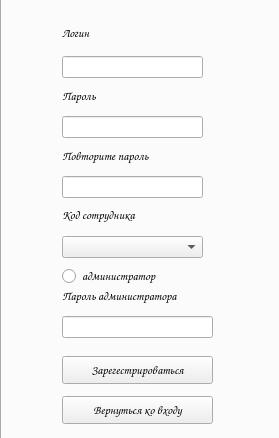
<?xml version="1.0" encoding="UTF-8"?>
<ui version="4.0">
 <class>Form</class>
 <widget class="QWidget" name="Form">
  <property name="geometry">
   <rect>
    <x>0</x>
    <y>0</y>
    <width>279</width>
    <height>438</height>
   </rect>
  </property>
  <property name="windowTitle">
   <string>Вход</string>
  </property>
  <widget class="QTabWidget" name="tabWidget">
   <property name="geometry">
    <rect>
     <x>0</x>
     <y>-30</y>
     <width>481</width>
     <height>631</height>
    </rect>
   </property>
   <property name="sizePolicy">
    <sizepolicy hsizetype="Maximum" vsizetype="Maximum">
     <horstretch>0</horstretch>
     <verstretch>0</verstretch>
    </sizepolicy>
   </property>
   <property name="currentIndex">
    <number>1</number>
   </property>
   <property name="iconSize">
    <size>
     <width>20</width>
     <height>20</height>
    </size>
   </property>
   <widget class="QWidget" name="tab">
    <attribute name="title">
     <string>Tab 1</string>
    </attribute>
    <widget class="QLabel" name="label">
     <property name="geometry">
      <rect>
       <x>80</x>
       <y>100</y>
       <width>55</width>
       <height>16</height>
      </rect>
     </property>
     <property name="font">
      <font>
       <family>Comic Sans MS</family>
       <pointsize>9</pointsize>
       <weight>75</weight>
       <bold>true</bold>
      </font>
     </property>
     <property name="text">
      <string>Логин</string>
     </property>
    </widget>
    <widget class="QLabel" name="label_2">
     <property name="geometry">
      <rect>
       <x>80</x>
       <y>190</y>
       <width>61</width>
       <height>21</height>
      </rect>
     </property>
     <property name="font">
      <font>
       <family>Comic Sans MS</family>
       <pointsize>9</pointsize>
       <weight>75</weight>
       <bold>true</bold>
      </font>
     </property>
     <property name="text">
      <string>Пароль</string>
     </property>
    </widget>
    <widget class="QLineEdit" name="enterLoginEdit">
     <property name="geometry">
      <rect>
       <x>80</x>
       <y>140</y>
       <width>113</width>
       <height>22</height>
      </rect>
     </property>
    </widget>
    <widget class="QLineEdit" name="enterPassEdit">
     <property name="geometry">
      <rect>
       <x>80</x>
       <y>220</y>
       <width>113</width>
       <height>22</height>
      </rect>
     </property>
    </widget>
    <widget class="QPushButton" name="enterEnterButton">
     <property name="geometry">
      <rect>
       <x>90</x>
       <y>290</y>
       <width>93</width>
       <height>28</height>
      </rect>
     </property>
     <property name="font">
      <font>
       <family>Comic Sans MS</family>
       <pointsize>9</pointsize>
       <weight>75</weight>
       <bold>true</bold>
      </font>
     </property>
     <property name="text">
      <string>Войти</string>
     </property>
    </widget>
    <widget class="QPushButton" name="enterGoToRegButton">
     <property name="geometry">
      <rect>
       <x>74</x>
       <y>330</y>
       <width>131</width>
       <height>28</height>
      </rect>
     </property>
     <property name="font">
      <font>
       <family>Comic Sans MS</family>
       <pointsize>9</pointsize>
       <weight>75</weight>
       <bold>true</bold>
      </font>
     </property>
     <property name="text">
      <string>Регистрация</string>
     </property>
    </widget>
   </widget>
   <widget class="QWidget" name="tab_2">
    <attribute name="title">
     <string>Tab 2</string>
    </attribute>
    <widget class="QLabel" name="label_3">
     <property name="geometry">
      <rect>
       <x>60</x>
       <y>29</y>
       <width>55</width>
       <height>16</height>
      </rect>
     </property>
     <property name="font">
      <font>
       <family>Comic Sans MS</family>
       <pointsize>9</pointsize>
       <weight>75</weight>
       <bold>true</bold>
      </font>
     </property>
     <property name="text">
      <string>Логин</string>
     </property>
    </widget>
    <widget class="QLabel" name="label_4">
     <property name="geometry">
      <rect>
       <x>60</x>
       <y>89</y>
       <width>61</width>
       <height>21</height>
      </rect>
     </property>
     <property name="font">
      <font>
       <family>Comic Sans MS</family>
       <pointsize>9</pointsize>
       <weight>75</weight>
       <bold>true</bold>
      </font>
     </property>
     <property name="text">
      <string>Пароль</string>
     </property>
    </widget>
    <widget class="QLabel" name="label_5">
     <property name="geometry">
      <rect>
       <x>60</x>
       <y>149</y>
       <width>141</width>
       <height>21</height>
      </rect>
     </property>
     <property name="font">
      <font>
       <family>Comic Sans MS</family>
       <pointsize>9</pointsize>
       <weight>75</weight>
       <bold>true</bold>
      </font>
     </property>
     <property name="text">
      <string>Повторите пароль</string>
     </property>
    </widget>
    <widget class="QLabel" name="label_6">
     <property name="geometry">
      <rect>
       <x>60</x>
       <y>289</y>
       <width>191</width>
       <height>21</height>
      </rect>
     </property>
     <property name="font">
      <font>
       <family>Comic Sans MS</family>
       <pointsize>9</pointsize>
       <weight>75</weight>
       <bold>true</bold>
      </font>
     </property>
     <property name="text">
      <string>Пароль администратора</string>
     </property>
    </widget>
    <widget class="QLabel" name="label_7">
     <property name="geometry">
      <rect>
       <x>60</x>
       <y>208</y>
       <width>141</width>
       <height>21</height>
      </rect>
     </property>
     <property name="font">
      <font>
       <family>Comic Sans MS</family>
       <pointsize>9</pointsize>
       <weight>75</weight>
       <bold>true</bold>
      </font>
     </property>
     <property name="text">
      <string>Код сотрудника</string>
     </property>
    </widget>
    <widget class="QLineEdit" name="regLoginEdit">
     <property name="geometry">
      <rect>
       <x>60</x>
       <y>60</y>
       <width>141</width>
       <height>22</height>
      </rect>
     </property>
    </widget>
    <widget class="QLineEdit" name="regPassFEdit">
     <property name="geometry">
      <rect>
       <x>60</x>
       <y>120</y>
       <width>141</width>
       <height>22</height>
      </rect>
     </property>
    </widget>
    <widget class="QLineEdit" name="regPassSEdit">
     <property name="geometry">
      <rect>
       <x>60</x>
       <y>180</y>
       <width>141</width>
       <height>22</height>
      </rect>
     </property>
    </widget>
    <widget class="QComboBox" name="regIdCB">
     <property name="geometry">
      <rect>
       <x>60</x>
       <y>240</y>
       <width>141</width>
       <height>22</height>
      </rect>
     </property>
    </widget>
    <widget class="QRadioButton" name="regAdminRadioB">
     <property name="geometry">
      <rect>
       <x>60</x>
       <y>270</y>
       <width>141</width>
       <height>20</height>
      </rect>
     </property>
     <property name="font">
      <font>
       <family>Comic Sans MS</family>
       <pointsize>9</pointsize>
       <weight>75</weight>
       <bold>true</bold>
      </font>
     </property>
     <property name="text">
      <string>администратор</string>
     </property>
    </widget>
    <widget class="QLineEdit" name="regAdminPassEdit">
     <property name="geometry">
      <rect>
       <x>60</x>
       <y>320</y>
       <width>151</width>
       <height>22</height>
      </rect>
     </property>
    </widget>
    <widget class="QPushButton" name="regRegisterButton">
     <property name="geometry">
      <rect>
       <x>60</x>
       <y>360</y>
       <width>151</width>
       <height>28</height>
      </rect>
     </property>
     <property name="font">
      <font>
       <family>Comic Sans MS</family>
       <pointsize>9</pointsize>
       <weight>75</weight>
       <bold>true</bold>
      </font>
     </property>
     <property name="text">
      <string>Зарегестрироваться</string>
     </property>
    </widget>
    <widget class="QPushButton" name="regReturnToEnterButton">
     <property name="geometry">
      <rect>
       <x>60</x>
       <y>400</y>
       <width>151</width>
       <height>28</height>
      </rect>
     </property>
     <property name="font">
      <font>
       <family>Comic Sans MS</family>
       <pointsize>9</pointsize>
       <weight>75</weight>
       <bold>true</bold>
      </font>
     </property>
     <property name="text">
      <string>Вернуться ко входу</string>
     </property>
    </widget>
   </widget>
  </widget>
 </widget>
 <resources/>
 <connections/>
</ui>
